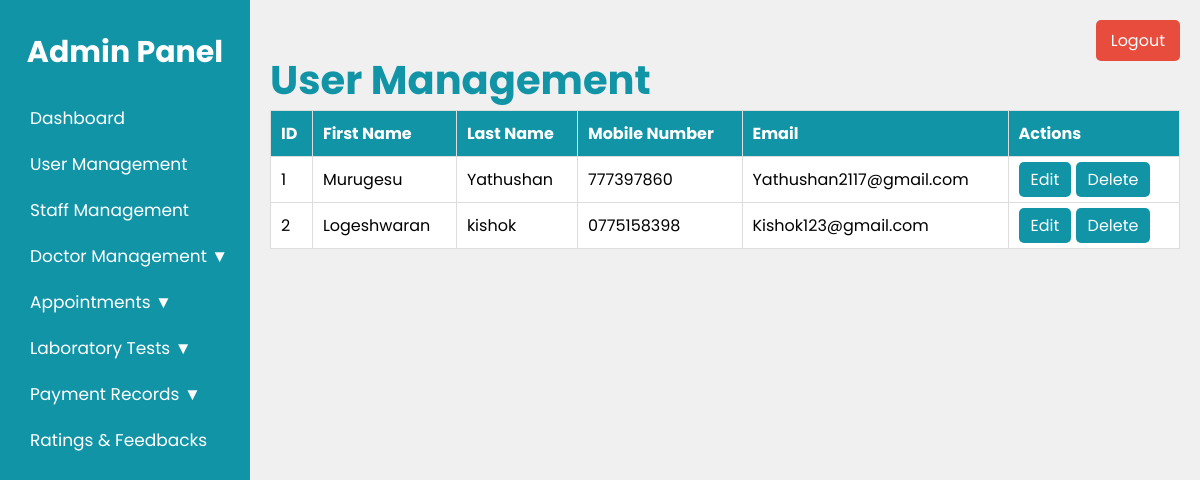
The app's page /Admin/user_management.php with its own data.
### tables this page shows
CREATE TABLE IF NOT EXISTS `users` (
  `id` int NOT NULL AUTO_INCREMENT,
  `firstName` varchar(50) NOT NULL,
  `lastName` varchar(50) NOT NULL,
  `email` varchar(50) NOT NULL,
  `password` varchar(50) NOT NULL,
  `mobileNumber` varchar(15) DEFAULT NULL,
  PRIMARY KEY (`id`),
  UNIQUE KEY `id` (`id`)
);

### Admin/user_management.php (the view, shortened to what this page needs)
<?php
include('connect.php');
$sql = "SELECT id, firstName, lastName, email, mobileNumber FROM users";
$result = $conn->query($sql);
?>
<!DOCTYPE html>
<html lang="en">
<head>
    <link rel="stylesheet" href="user_management.css">
</head>
<body>
    <div class="admin-container">
        <div class="sidebar">
            <h2>Admin Panel</h2>
            <ul>
                <li><a href="dashboard.php">Dashboard</a></li>
                <li><a href="user_management.php">User Management</a></li>
                <li><a href="staff_management.php">Staff Management</a></li>
                <li>
                    <a href="#">Doctor Management ▼</a>
                </li>
                <li>
                    <a href="#">Appointments ▼</a>
                </li>
                <li>
                    <a href="#">Laboratory Tests ▼</a>
                </li>
                <li>
                    <a href="#">Payment Records ▼</a>
                </li>
                <li><a href="feedback.php">Ratings & Feedbacks</a></li>
            </ul>
        </div>
        <div class="main-content">
            <h1 class="tittle">User Management</h1>
            <table class="user-table">
                <tr>
                    <th>ID</th>
                    <th>First Name</th>
                    <th>Last Name</th>
                    <th>Mobile Number</th>
                    <th>Email</th>
                    <th>Actions</th>
                </tr>
                <?php while ($row = $result->fetch_assoc()) { ?>
                    <tr>
                        <td><?php echo $row['id']; ?></td>
                        <td><?php echo htmlspecialchars($row['firstName'] ?? ''); ?></td>
                        <td><?php echo htmlspecialchars($row['lastName'] ?? ''); ?></td>
                        <td><?php echo htmlspecialchars($row['mobileNumber'] ?? ''); ?></td>
                        <td><?php echo htmlspecialchars($row['email'] ?? ''); ?></td>
                        <td>
                            <a href="edit_user.php?id=<?php echo $row['id']; ?>" class="edit-btn">Edit</a>
                            <a href="delete_user.php?id=<?php echo $row['id']; ?>" class="delete-btn"
                                onclick="return confirm('Are you sure you want to delete this user?');">Delete</a>
                        </td>
                    </tr>
                <?php } ?>
            </table>
        </div>
    </div>
    <a href="logout.php" class="logout-btn">Logout</a>
</body>
</html>

### Admin/user_management.css (style rules this page uses)
* { margin: 0; padding: 0; font-family: "Poppins", sans-serif; box-sizing: border-box; }
body { background-color: #f0f0f0; }
.admin-container { display: flex; flex-direction: row; }
.sidebar { width: 250px; background-color: #1294A7; color: white; height: 100vh; padding-top: 20px; display: flex; flex-direction: column; position: fixed; }
.sidebar h2 { color: white; text-align: center; padding-top: 10px; margin-bottom: 20px; font-size: 30px; }
.sidebar ul { list-style-type: none; padding: 0; }
.sidebar ul li { font-size: 17px; padding: 10px 20px; }
.sidebar ul li a { color: white; text-decoration: none; display: block; padding-left:10px; border-radius: 5px; transition:transform 0.3s, background-color 0.3s ease; }
.main-content { flex-grow: 1; margin-top: 30px; padding: 20px; margin-left: 250px; }
.main-content .tittle { color: #1294A7; font-size: 40px; }
.user-table { width: 100%; border-collapse: collapse; background: white; }
.user-table th, .user-table td { padding: 10px; border: 1px solid #ddd; text-align: left; }
.user-table th { background-color: #1294A7; color: white; }
.user-table td { background-color: #fff; }
.edit-btn, .delete-btn { padding: 6px 12px; border: none; border-radius: 5px; text-decoration: none; color: white; transition: 0.3s; background-color: #1294A7; }
.logout-btn { position: fixed; top: 20px; right: 20px; background-color: #e74c3c; text-align: center; color: white; padding: 8px 15px; border: none; border-radius: 5px; text-decoration: none; transition: background-color 0.3s ease; }

### records on screen
users: id "1", firstName "Murugesu", lastName "Yathushan", mobileNumber "777397860", email "Yathushan2117@gmail.com"
users: id "2", firstName "Logeshwaran", lastName "kishok", mobileNumber "0775158398", email "Kishok123@gmail.com"
